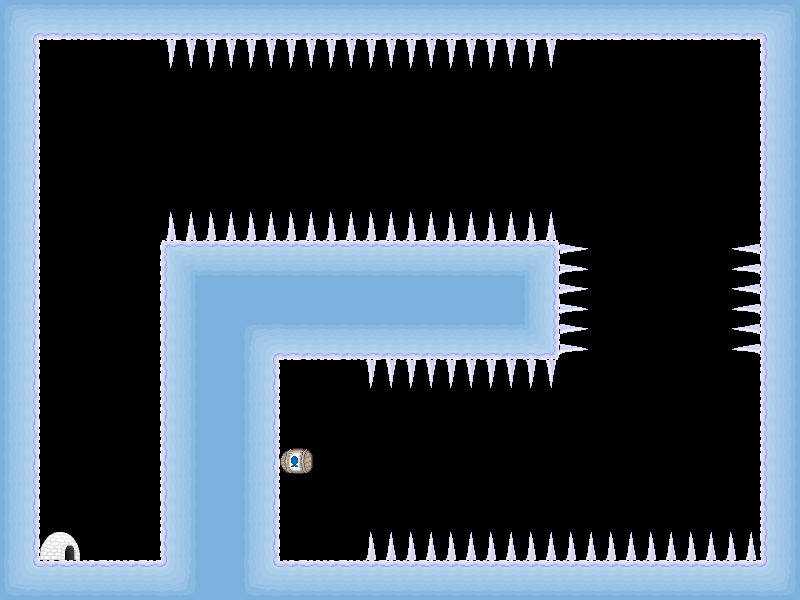

This is a level from a 2D game, rendered from its Tiled map with the project's own tilesets. A one-line summary and the map file follow, with tile-layer data summarised:
An orthogonal 20x15 tile map with 40x40 px tiles, 1 tile layer (Kachelebene 1), 4 tilesets.

<map version="1.0" orientation="orthogonal" width="20" height="15" tilewidth="40" tileheight="40">
 <tileset firstgid="1" name="Objekte" tilewidth="40" tileheight="40">
  <image source="Objekte.png" width="160" height="120" />
  <tile id="0">
   <properties>
    <property name="die" value="true" />
    <property name="id" value="14" />
   </properties>
  </tile>
  <tile id="1">
   <properties>
    <property name="die" value="true" />
    <property name="id" value="15" />
   </properties>
  </tile>
  <tile id="2">
   <properties>
    <property name="die" value="true" />
    <property name="id" value="16" />
   </properties>
  </tile>
  <tile id="3">
   <properties>
    <property name="die" value="true" />
    <property name="id" value="17" />
   </properties>
  </tile>
  <tile id="4">
   <properties>
    <property name="id" value="18" />
    <property name="level" value="true" />
   </properties>
  </tile>
  <tile id="5">
   <properties>
    <property name="id" value="19" />
    <property name="level" value="true" />
   </properties>
  </tile>
  <tile id="6">
   <properties>
    <property name="id" value="20" />
    <property name="level" value="true" />
   </properties>
  </tile>
  <tile id="7">
   <properties>
    <property name="id" value="21" />
    <property name="level" value="true" />
   </properties>
  </tile>
  <tile id="8">
   <properties>
    <property name="fish" value="true" />
    <property name="id" value="22" />
   </properties>
  </tile>
  <tile id="9">
   <properties>
    <property name="fish" value="true" />
    <property name="id" value="23" />
   </properties>
  </tile>
  <tile id="10">
   <properties>
    <property name="fish" value="true" />
    <property name="id" value="24" />
   </properties>
  </tile>
  <tile id="11">
   <properties>
    <property name="fish" value="true" />
    <property name="id" value="25" />
   </properties>
  </tile>
 </tileset>
 <tileset firstgid="13" name="Personen" tilewidth="40" tileheight="40">
  <image source="Personen.png" width="160" height="160" />
 </tileset>
 <tileset firstgid="29" name="Texturen" tilewidth="40" tileheight="40">
  <image source="Texturen.png" width="160" height="480" />
  <tile id="0">
   <properties>
    <property name="blocked" value="true" />
    <property name="id" value="0" />
   </properties>
  </tile>
  <tile id="1">
   <properties>
    <property name="blocked" value="true" />
    <property name="id" value="1" />
   </properties>
  </tile>
  <tile id="2">
   <properties>
    <property name="blocked" value="true" />
    <property name="id" value="3" />
   </properties>
  </tile>
  <tile id="3">
   <properties>
    <property name="blocked" value="true" />
    <property name="id" value="4" />
   </properties>
  </tile>
  <tile id="4">
   <properties>
    <property name="blocked" value="true" />
    <property name="id" value="5" />
   </properties>
  </tile>
  <tile id="5">
   <properties>
    <property name="blocked" value="true" />
    <property name="id" value="6" />
   </properties>
  </tile>
  <tile id="6">
   <properties>
    <property name="blocked" value="true" />
    <property name="id" value="7" />
   </properties>
  </tile>
  <tile id="7">
   <properties>
    <property name="blocked" value="true" />
    <property name="id" value="8" />
   </properties>
  </tile>
  <tile id="8">
   <properties>
    <property name="blocked" value="true" />
    <property name="id" value="9" />
   </properties>
  </tile>
  <tile id="9">
   <properties>
    <property name="blocked" value="true" />
    <property name="id" value="10" />
   </properties>
  </tile>
  <tile id="10">
   <properties>
    <property name="blocked" value="true" />
    <property name="id" value="11" />
   </properties>
  </tile>
  <tile id="11">
   <properties>
    <property name="blocked" value="true" />
    <property name="id" value="12" />
   </properties>
  </tile>
  <tile id="12">
   <properties>
    <property name="blocked" value="true" />
    <property name="id" value="13" />
   </properties>
  </tile>
  <tile id="13">
   <properties>
    <property name="blocked" value="true" />
    <property name="id" value="27" />
   </properties>
  </tile>
  <tile id="14">
   <properties>
    <property name="blocked" value="true" />
    <property name="id" value="28" />
   </properties>
  </tile>
  <tile id="15">
   <properties>
    <property name="blocked" value="true" />
    <property name="id" value="29" />
   </properties>
  </tile>
  <tile id="16">
   <properties>
    <property name="blocked" value="true" />
    <property name="id" value="30" />
   </properties>
  </tile>
  <tile id="17">
   <properties>
    <property name="blocked" value="true" />
    <property name="id" value="31" />
   </properties>
  </tile>
  <tile id="18">
   <properties>
    <property name="blocked" value="true" />
    <property name="id" value="32" />
   </properties>
  </tile>
  <tile id="19">
   <properties>
    <property name="blocked" value="true" />
    <property name="id" value="33" />
   </properties>
  </tile>
  <tile id="20">
   <properties>
    <property name="blocked" value="true" />
    <property name="id" value="34" />
   </properties>
  </tile>
  <tile id="21">
   <properties>
    <property name="blocked" value="true" />
    <property name="id" value="35" />
   </properties>
  </tile>
  <tile id="22">
   <properties>
    <property name="blocked" value="true" />
    <property name="id" value="36" />
   </properties>
  </tile>
  <tile id="23">
   <properties>
    <property name="blocked" value="true" />
    <property name="id" value="37" />
   </properties>
  </tile>
  <tile id="24">
   <properties>
    <property name="blocked" value="true" />
    <property name="id" value="38" />
   </properties>
  </tile>
  <tile id="25">
   <properties>
    <property name="blocked" value="true" />
    <property name="id" value="39" />
   </properties>
  </tile>
  <tile id="26">
   <properties>
    <property name="blocked" value="true" />
    <property name="id" value="40" />
   </properties>
  </tile>
  <tile id="27">
   <properties>
    <property name="blocked" value="true" />
    <property name="id" value="41" />
   </properties>
  </tile>
  <tile id="28">
   <properties>
    <property name="blocked" value="true" />
    <property name="id" value="42" />
   </properties>
  </tile>
  <tile id="29">
   <properties>
    <property name="blocked" value="true" />
    <property name="id" value="43" />
   </properties>
  </tile>
  <tile id="30">
   <properties>
    <property name="blocked" value="true" />
    <property name="id" value="44" />
   </properties>
  </tile>
  <tile id="31">
   <properties>
    <property name="blocked" value="true" />
    <property name="id" value="45" />
   </properties>
  </tile>
  <tile id="32">
   <properties>
    <property name="blocked" value="true" />
    <property name="id" value="46" />
   </properties>
  </tile>
  <tile id="33">
   <properties>
    <property name="blocked" value="true" />
    <property name="id" value="47" />
   </properties>
  </tile>
  <tile id="34">
   <properties>
    <property name="blocked" value="true" />
    <property name="id" value="48" />
   </properties>
  </tile>
  <tile id="35">
   <properties>
    <property name="blocked" value="true" />
    <property name="id" value="49" />
   </properties>
  </tile>
  <tile id="36">
   <properties>
    <property name="blocked" value="true" />
    <property name="id" value="50" />
   </properties>
  </tile>
  <tile id="37">
   <properties>
    <property name="blocked" value="true" />
    <property name="id" value="51" />
   </properties>
  </tile>
  <tile id="38">
   <properties>
    <property name="blocked" value="true" />
    <property name="id" value="52" />
   </properties>
  </tile>
  <tile id="39">
   <properties>
    <property name="blocked" value="true" />
    <property name="id" value="53" />
   </properties>
  </tile>
  <tile id="40">
   <properties>
    <property name="blocked" value="true" />
    <property name="id" value="54" />
   </properties>
  </tile>
  <tile id="41">
   <properties>
    <property name="blocked" value="true" />
    <property name="id" value="55" />
   </properties>
  </tile>
  <tile id="42">
   <properties>
    <property name="blocked" value="true" />
    <property name="id" value="56" />
   </properties>
  </tile>
  <tile id="43">
   <properties>
    <property name="blocked" value="true" />
    <property name="id" value="57" />
   </properties>
  </tile>
  <tile id="44">
   <properties>
    <property name="blocked" value="true" />
    <property name="id" value="58" />
   </properties>
  </tile>
  <tile id="45">
   <properties>
    <property name="blocked" value="true" />
    <property name="id" value="59" />
   </properties>
  </tile>
  <tile id="46">
   <properties>
    <property name="blocked" value="true" />
    <property name="id" value="60" />
   </properties>
  </tile>
 </tileset>
 <tileset firstgid="77" name="Eissturm" tilewidth="40" tileheight="40">
  <image source="Eissturm.png" width="40" height="40" />
  <tile id="0">
   <properties>
    <property name="id" value="26" />
    <property name="rotate" value="true" />
   </properties>
  </tile>
 </tileset>
 <layer name="Kachelebene 1" width="20" height="15">
  <properties>
   <property name="id" value="0" />
  </properties>
  <data>[300 cells, 157 non-empty, 19 distinct tile ids]</data>
 </layer>
 <objectgroup name="Objektebene 1" width="20" height="15">
  <properties>
   <property name="id" value="1" />
  </properties>
 </objectgroup>
</map>
